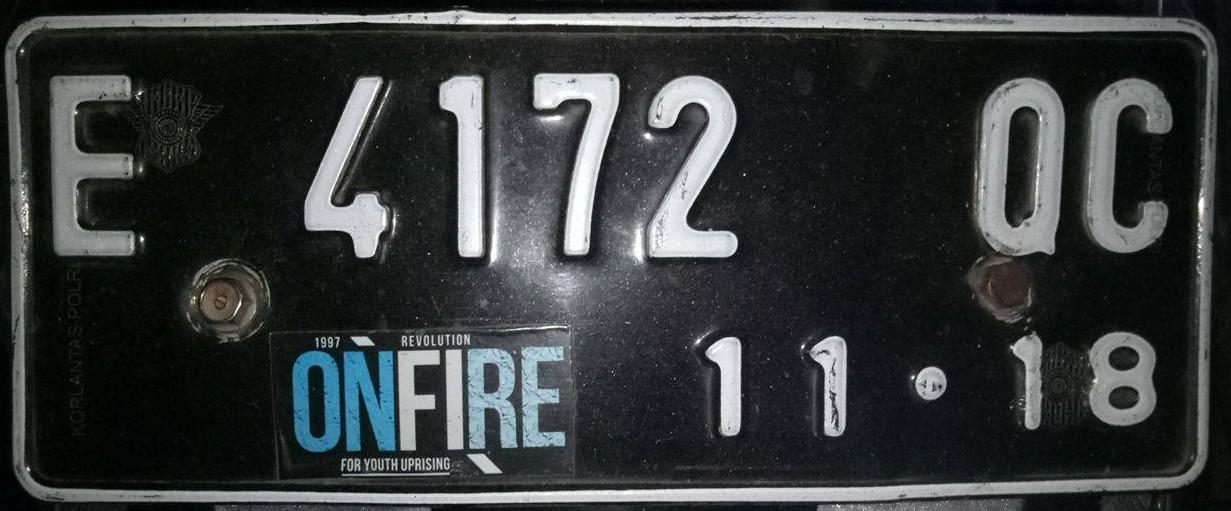
#> input picture 20 M. Rom doni/UTS/dummy/1.jpg, 1231 x 511 px, found by its file name
$ jupyter execute 'M_Muizzuddin_Rifqi(18)_UTS_Machine_Learning.ipynb'
#> lines starting #> are read from the running program, lines starting #| are printed output that depends on the picture
<a href="https://colab.research.google.com/github/MuizzuddinRifqi/Machine-Learning-Kelas-3E/blob/main/18%20M.%20Muizzuddin%20Rifqi/Pertemuan%208%20-%20UTS/M_Muizzuddin_Rifqi(18)_UTS_Machine_Learning.ipynb" target="_parent"></a>

```
- Nama  : M. Muizzuddin Rifqi (18)
- NIM   : 2141720027
- Kelas : TI-3E
```

# UTS

Berdasarkan pemaparan kasus, Anda diminta untuk,

1. Pilih 5 citra plat nomor untuk setiap anggota kelompok dari dataset yang telah disediakan. [DOWNLOAD](https://storage.googleapis.com/kuliah_mah/dummy.zip)
2. Lakukan segmentasi pada citra plat nomor untuk memperjelas karakter pada plat nomor.
3. Anda dapat menggunakan algortima K-Means seperti yang telah dijelaskan pada praktikum sebelumnya atau menggunakan algoritma klasterisasi yang lain.
4. Anda diperkenankan untuk melakukan pra pengolahan data (preprocessing) pada citra seperti,
    - Merubah color space
    - Reduksi dimensi
    - dsb
5. Tampilkan perbandingan citra antara sebelum dan sesudah di segmentasi

**Catatan:**
1. Proses loading citra dicontohkan dengan menggunakan library openCV
2. Secara default, openCV akan memuat citra dalam format BGR

[cell 1]
import numpy as np
import cv2
import matplotlib.pyplot as plt
from google.colab.patches import cv2_imshow # path cv2.imshow di google colab

[cell 2]
from google.colab import drive
drive.mount('/content/drive')

[cell 3]
# Load Gambar
img = cv2.imread('/content/drive/Othercomputers/TOSHIBA/01. KULIAH POLINEMA/SEMESTER 5/04. MACHINE LEARNING/Pertemuan 8 - UTS/dummy/1.jpg')
#> img is the input picture: shape (511, 1231, 3); mean B, G, R 57.7, 57.3, 53.7

[cell 4]
h, w, ch= img.shape
#> h = 511; w = 1231; ch = 3
print(h)
#| 511
print(w)
#| 1231
print(ch)
#| 3

[cell 5]
data = img / 255.0
data = data.reshape(h * w, ch)
data.shape
#> Out = (629041, 3)

[cell 6]
def plot_pixels(data, title, colors=None, N=10000):
#> called with data = array of shape (629041, 3), N = 10000
    if colors is None:
        colors = data

    # choose a random subset
    rng = np.random.RandomState(0)
    i = rng.permutation(data.shape[0])[:N]
    colors = colors[i]
    R, G, B = data[i].T
#> R = 10000 values, max 1 at index 400, min 0 at index 191, mean 0.227; G = 10000 values, max 1 at index 944, min 0 at index 8226, mean 0.225; B = 10000 values, max 0.996 at index 944, min 0 at index 170, mean 0.21

    fig, ax = plt.subplots(1, 2, figsize=(8, 4))
    ax[0].scatter(R, G, color=colors, marker='.')
    ax[0].set(xlabel='Red', ylabel='Green', xlim=(0, 1), ylim=(0, 1))

    ax[1].scatter(R, B, color=colors, marker='.')
    ax[1].set(xlabel='Red', ylabel='Blue', xlim=(0, 1), ylim=(0, 1))

    fig.suptitle(title, size=14)

[cell 7]
plot_pixels(data, title='Input color space: 16 million possible colors')

[cell 8]
from sklearn.cluster import KMeans

# Reshape citra menjadi array 2D (untuk K-Means)
citra_reshape = img.reshape((-1, 3))

# Tentukan jumlah klaster yang diinginkan
jumlah_klaster = 2

kmeans = KMeans(n_clusters=jumlah_klaster)
kmeans.fit(citra_reshape)

# Arahkan label klaster kembali ke bentuk asli
label_klaster = kmeans.labels_.reshape(img.shape[:2])

# Misalnya, Anda dapat menunjukkan klaster pertama (0) sebagai warna merah
citra_segmentasi = img.copy()
citra_segmentasi[label_klaster == 0] = [0, 0, 0]

# Citra yang telah di-segmentasi tersimpan dalam citra_segmentasi

[cell 9]
fig, ax = plt.subplots(1, 2, figsize=(16, 6),
                       subplot_kw=dict(xticks=[], yticks=[]))
fig.subplots_adjust(wspace=0.05)
ax[0].imshow(cv2.cvtColor(img, cv2.COLOR_BGR2RGB))
ax[0].set_title('Original Image', size=16)
ax[1].imshow(cv2.cvtColor(citra_segmentasi, cv2.COLOR_BGR2RGB))
ax[1].set_title('2-color Image', size=16)

**Plat Nomor ke-2**

[cell 10]
# Load Gambar
img = cv2.imread('/content/drive/Othercomputers/TOSHIBA/01. KULIAH POLINEMA/SEMESTER 5/04. MACHINE LEARNING/Pertemuan 8 - UTS/dummy/2.jpg')
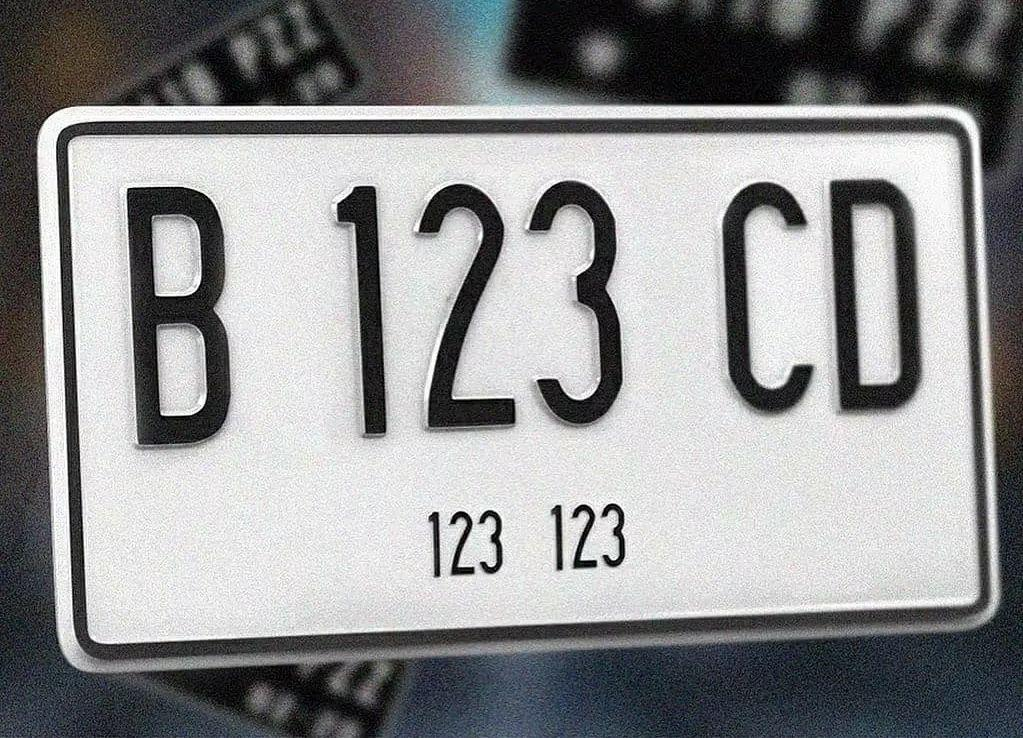
#> input picture 20 M. Rom doni/UTS/dummy/2.jpg, 1023 x 738 px, found by its file name
#> img is the input picture: shape (738, 1023, 3); mean B, G, R 146.2, 145.1, 144.4

[cell 11]
h, w, ch= img.shape
#> h = 738; w = 1023
print(h)
#| 738
print(w)
#| 1023
print(ch)
#| 3

[cell 12]
data = img / 255.0
#> data: shape (738, 1023, 3) float64
data = data.reshape(h * w, ch)
data.shape
#> Out = (754974, 3)

[cell 13]
def plot_pixels(data, title, colors=None, N=10000):
#> called with data = array of shape (754974, 3), N = 10000
    if colors is None:
        colors = data

    # choose a random subset
    rng = np.random.RandomState(0)
    i = rng.permutation(data.shape[0])[:N]
    colors = colors[i]
    R, G, B = data[i].T
#> R = 10000 values, max 1 at index 256, min 0 at index 373, mean 0.577; G = 10000 values, max 1 at index 256, min 0 at index 210, mean 0.573; B = 10000 values, max 1 at index 252, min 0 at index 486, mean 0.571

    fig, ax = plt.subplots(1, 2, figsize=(8, 4))
    ax[0].scatter(R, G, color=colors, marker='.')
    ax[0].set(xlabel='Red', ylabel='Green', xlim=(0, 1), ylim=(0, 1))

    ax[1].scatter(R, B, color=colors, marker='.')
    ax[1].set(xlabel='Red', ylabel='Blue', xlim=(0, 1), ylim=(0, 1))

    fig.suptitle(title, size=14)

[cell 14]
plot_pixels(data, title='Input color space: 16 million possible colors')

[cell 15]
from sklearn.cluster import KMeans

# Reshape citra menjadi array 2D (untuk K-Means)
citra_reshape = img.reshape((-1, 3))

# Tentukan jumlah klaster yang diinginkan
jumlah_klaster = 2

kmeans = KMeans(n_clusters=jumlah_klaster)
kmeans.fit(citra_reshape)

# Arahkan label klaster kembali ke bentuk asli
label_klaster = kmeans.labels_.reshape(img.shape[:2])

# Misalnya, Anda dapat menunjukkan klaster pertama (0) sebagai warna merah
citra_segmentasi = img.copy()
citra_segmentasi[label_klaster == 0] = [255, 255, 255]  # Ubah warna merah
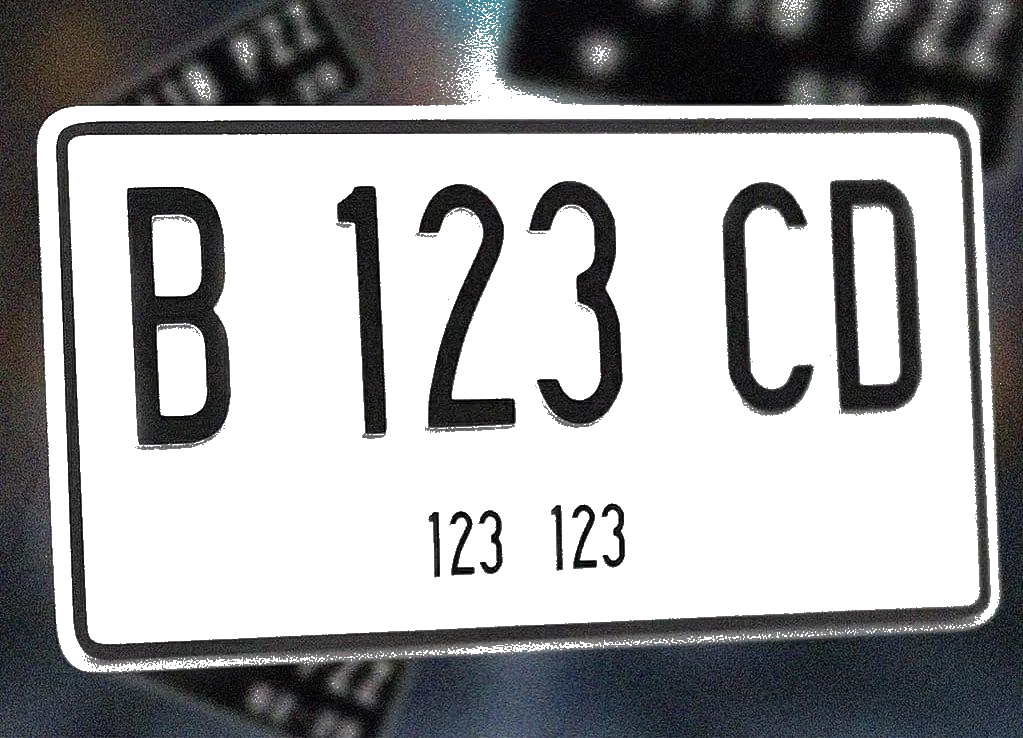
#> citra_segmentasi: shape (738, 1023, 3); mean B, G, R 163, 162, 161.3

# Citra yang telah di-segmentasi tersimpan dalam citra_segmentasi

[cell 16]
fig, ax = plt.subplots(1, 2, figsize=(16, 6),
                       subplot_kw=dict(xticks=[], yticks=[]))
fig.subplots_adjust(wspace=0.05)
ax[0].imshow(cv2.cvtColor(img, cv2.COLOR_BGR2RGB))
ax[0].set_title('Original Image', size=16)
ax[1].imshow(cv2.cvtColor(citra_segmentasi, cv2.COLOR_BGR2RGB))
ax[1].set_title('2-color Image', size=16)

**Plat Nomor ke-3**

[cell 17]
# Load Gambar
img = cv2.imread('/content/drive/Othercomputers/TOSHIBA/01. KULIAH POLINEMA/SEMESTER 5/04. MACHINE LEARNING/Pertemuan 8 - UTS/dummy/3.jpg')
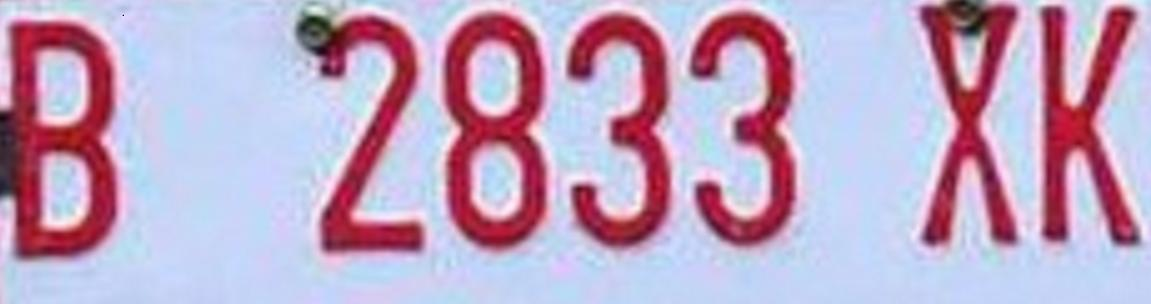
#> input picture 20 M. Rom doni/UTS/dummy/3.jpg, 1151 x 304 px, found by its file name
#> img is the input picture: shape (304, 1151, 3); mean B, G, R 195, 166.8, 190.4

[cell 18]
h, w, ch= img.shape
#> h = 304; w = 1151
print(h)
#| 304
print(w)
#| 1151
print(ch)
#| 3

[cell 19]
data = img / 255.0
#> data: shape (304, 1151, 3) float64
data = data.reshape(h * w, ch)
data.shape
#> Out = (349904, 3)

[cell 20]
def plot_pixels(data, title, colors=None, N=10000):
#> called with data = array of shape (349904, 3), N = 10000
    if colors is None:
        colors = data

    # choose a random subset
    rng = np.random.RandomState(0)
    i = rng.permutation(data.shape[0])[:N]
    colors = colors[i]
    R, G, B = data[i].T
#> R = 10000 values, max 1 at index 41, min 0.0627 at index 4761, mean 0.766; G = 10000 values, max 0.945 at index 4165, min 0.00784 at index 2243, mean 0.655; B = 10000 values, max 1 at index 65, min 0.0784 at index 9096, mean 0.748

    fig, ax = plt.subplots(1, 2, figsize=(8, 4))
    ax[0].scatter(R, G, color=colors, marker='.')
    ax[0].set(xlabel='Red', ylabel='Green', xlim=(0, 1), ylim=(0, 1))

    ax[1].scatter(R, B, color=colors, marker='.')
    ax[1].set(xlabel='Red', ylabel='Blue', xlim=(0, 1), ylim=(0, 1))

    fig.suptitle(title, size=14)

[cell 21]
plot_pixels(data, title='Input color space: 16 million possible colors')

[cell 22]
from sklearn.cluster import KMeans

# Reshape citra menjadi array 2D (untuk K-Means)
citra_reshape = img.reshape((-1, 3))

# Tentukan jumlah klaster yang diinginkan
jumlah_klaster = 2

kmeans = KMeans(n_clusters=jumlah_klaster)
kmeans.fit(citra_reshape)

# Arahkan label klaster kembali ke bentuk asli
label_klaster = kmeans.labels_.reshape(img.shape[:2])

# Misalnya, Anda dapat menunjukkan klaster pertama (0) sebagai warna merah
citra_segmentasi = img.copy()
citra_segmentasi[label_klaster == 0] = [255, 255, 255]
#> citra_segmentasi: shape (304, 1151, 3)

# Citra yang telah di-segmentasi tersimpan dalam citra_segmentasi

[cell 23]
fig, ax = plt.subplots(1, 2, figsize=(16, 6),
                       subplot_kw=dict(xticks=[], yticks=[]))
fig.subplots_adjust(wspace=0.05)
ax[0].imshow(cv2.cvtColor(img, cv2.COLOR_BGR2RGB))
ax[0].set_title('Original Image', size=16)
ax[1].imshow(cv2.cvtColor(citra_segmentasi, cv2.COLOR_BGR2RGB))
ax[1].set_title('2-color Image', size=16)

**Plat Nomor ke-4**

[cell 24]
# Load Gambar
img = cv2.imread('/content/drive/Othercomputers/TOSHIBA/01. KULIAH POLINEMA/SEMESTER 5/04. MACHINE LEARNING/Pertemuan 8 - UTS/dummy/4.jpg')
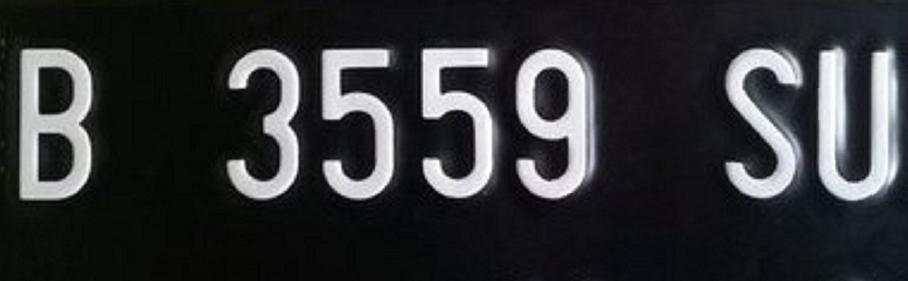
#> input picture 20 M. Rom doni/UTS/dummy/4.jpg, 908 x 281 px, found by its file name
#> img is the input picture: shape (281, 908, 3); mean B, G, R 53.4, 51.2, 50.1

[cell 25]
h, w, ch= img.shape
#> h = 281; w = 908
print(h)
#| 281
print(w)
#| 908
print(ch)
#| 3

[cell 26]
data = img / 255.0
#> data: shape (281, 908, 3) float64
data = data.reshape(h * w, ch)
data.shape

[cell 27]
def plot_pixels(data, title, colors=None, N=10000):
#> called with data = array of shape (255148, 3), N = 10000
    if colors is None:
        colors = data

    # choose a random subset
    rng = np.random.RandomState(0)
    i = rng.permutation(data.shape[0])[:N]
    colors = colors[i]
    R, G, B = data[i].T
#> R = 10000 values, max 1 at index 638, min 0.00392 at index 5824, mean 0.209; G = 10000 values, max 1 at index 9009, min 0.0118 at index 221, mean 0.201; B = 10000 values, max 1 at index 2176, min 0.0118 at index 221, mean 0.197

    fig, ax = plt.subplots(1, 2, figsize=(8, 4))
    ax[0].scatter(R, G, color=colors, marker='.')
    ax[0].set(xlabel='Red', ylabel='Green', xlim=(0, 1), ylim=(0, 1))

    ax[1].scatter(R, B, color=colors, marker='.')
    ax[1].set(xlabel='Red', ylabel='Blue', xlim=(0, 1), ylim=(0, 1))

    fig.suptitle(title, size=14)

[cell 28]
plot_pixels(data, title='Input color space: 16 million possible colors')

[cell 29]
from sklearn.cluster import KMeans

# Reshape citra menjadi array 2D (untuk K-Means)
citra_reshape = img.reshape((-1, 3))

# Tentukan jumlah klaster yang diinginkan
jumlah_klaster = 2

kmeans = KMeans(n_clusters=jumlah_klaster)
kmeans.fit(citra_reshape)

# Arahkan label klaster kembali ke bentuk asli
label_klaster = kmeans.labels_.reshape(img.shape[:2])

# Misalnya, Anda dapat menunjukkan klaster pertama (0) sebagai warna merah
citra_segmentasi = img.copy()
citra_segmentasi[label_klaster == 0] = [0, 0, 0]  # Ubah warna merah
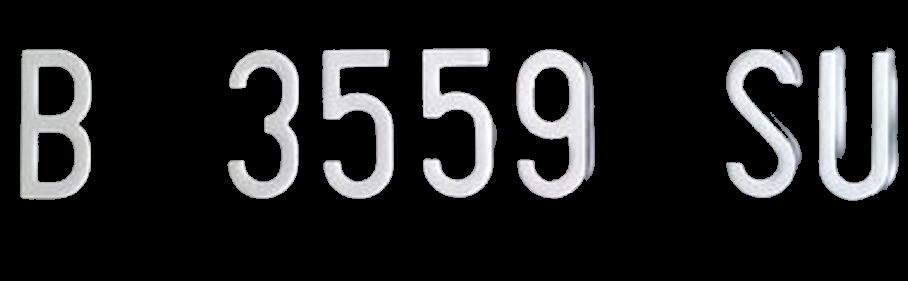
#> citra_segmentasi: shape (281, 908, 3); mean B, G, R 35.6, 34.9, 34.7

# Citra yang telah di-segmentasi tersimpan dalam citra_segmentasi

[cell 30]
fig, ax = plt.subplots(1, 2, figsize=(16, 6),
                       subplot_kw=dict(xticks=[], yticks=[]))
fig.subplots_adjust(wspace=0.05)
ax[0].imshow(cv2.cvtColor(img, cv2.COLOR_BGR2RGB))
ax[0].set_title('Original Image', size=16)
ax[1].imshow(cv2.cvtColor(citra_segmentasi, cv2.COLOR_BGR2RGB))
ax[1].set_title('2-color Image', size=16)
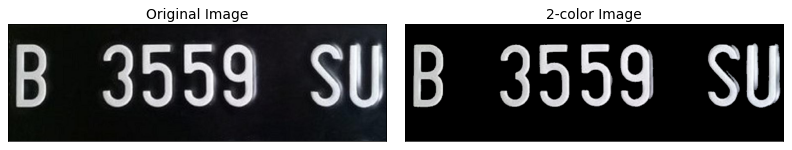
#> figure drawn by matplotlib, 2 panels

---

**Plat Nomor ke-5**

[cell 31]
# Load Gambar
img = cv2.imread('/content/drive/Othercomputers/TOSHIBA/01. KULIAH POLINEMA/SEMESTER 5/04. MACHINE LEARNING/Pertemuan 8 - UTS/dummy/5.jpg')
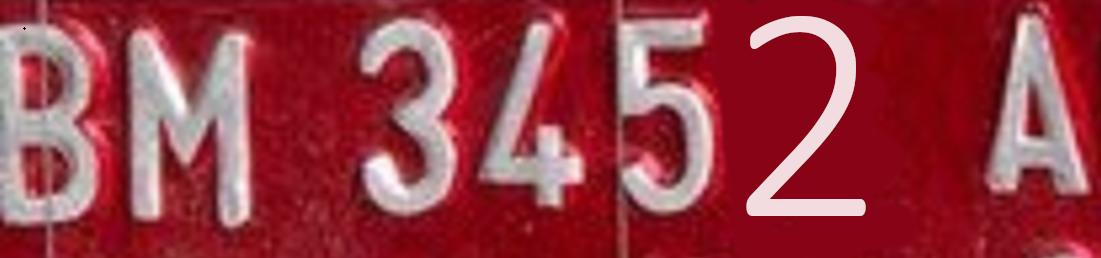
#> input picture 20 M. Rom doni/UTS/dummy/5.jpg, 1101 x 258 px, found by its file name
#> img is the input picture: shape (258, 1101, 3); mean B, G, R 67.4, 56.9, 151.2

[cell 32]
h, w, ch= img.shape
print(h)
#| 258
print(w)
#| 1101
print(ch)
#| 3

[cell 33]
data = img / 255.0
#> data: shape (258, 1101, 3) float64
data = data.reshape(h * w, ch)
data.shape

[cell 34]
def plot_pixels(data, title, colors=None, N=10000):
#> called with data = array of shape (284058, 3), N = 10000
    if colors is None:
        colors = data

    # choose a random subset
    rng = np.random.RandomState(0)
    i = rng.permutation(data.shape[0])[:N]
    colors = colors[i]
    R, G, B = data[i].T
#> R = 10000 values, max 1 at index 7004, min 0 at index 3378, mean 0.268; G = 10000 values, max 0.984 at index 2198, min 0 at index 39, mean 0.227; B = 10000 values, max 1 at index 319, min 0.0824 at index 3378, mean 0.594

    fig, ax = plt.subplots(1, 2, figsize=(8, 4))
    ax[0].scatter(R, G, color=colors, marker='.')
    ax[0].set(xlabel='Red', ylabel='Green', xlim=(0, 1), ylim=(0, 1))

    ax[1].scatter(R, B, color=colors, marker='.')
    ax[1].set(xlabel='Red', ylabel='Blue', xlim=(0, 1), ylim=(0, 1))

    fig.suptitle(title, size=14)

[cell 35]
plot_pixels(data, title='Input color space: 16 million possible colors')
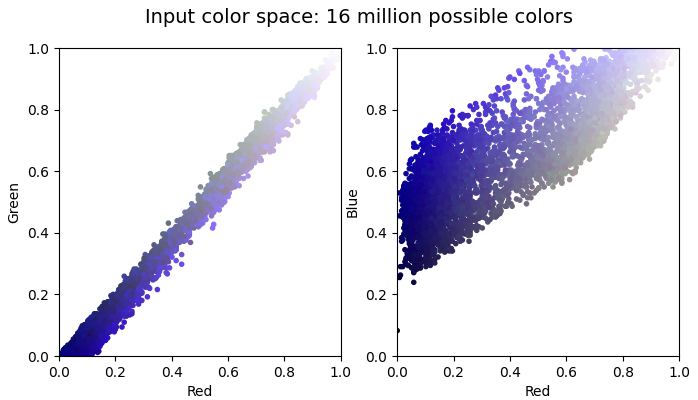
#> figure drawn by matplotlib, 2 panels

[cell 36]
from sklearn.cluster import KMeans

# Reshape citra menjadi array 2D (untuk K-Means)
citra_reshape = img.reshape((-1, 3))

# Tentukan jumlah klaster yang diinginkan
jumlah_klaster = 2
kmeans = KMeans(n_clusters=jumlah_klaster)
kmeans.fit(citra_reshape)

# Arahkan label klaster kembali ke bentuk asli
label_klaster = kmeans.labels_.reshape(img.shape[:2])

# Misalnya, Anda dapat menunjukkan klaster pertama (0) sebagai warna merah
citra_segmentasi = img.copy()
citra_segmentasi[label_klaster == 0] = [0, 0, 255]  # Ubah warna merah
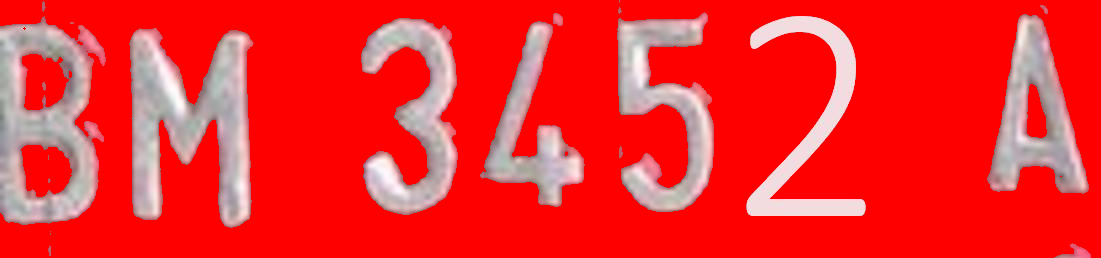
#> citra_segmentasi: shape (258, 1101, 3); mean B, G, R 45.7, 44.7, 240.4

# Citra yang telah di-segmentasi tersimpan dalam citra_segmentasi

[cell 37]
fig, ax = plt.subplots(1, 2, figsize=(16, 6),
                       subplot_kw=dict(xticks=[], yticks=[]))
fig.subplots_adjust(wspace=0.05)
ax[0].imshow(cv2.cvtColor(img, cv2.COLOR_BGR2RGB))
ax[0].set_title('Original Image', size=16)
ax[1].imshow(cv2.cvtColor(citra_segmentasi, cv2.COLOR_BGR2RGB))
ax[1].set_title('2-color Image', size=16)
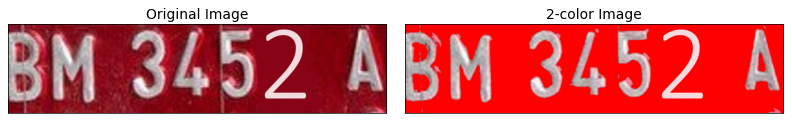
#> figure drawn by matplotlib, 2 panels
